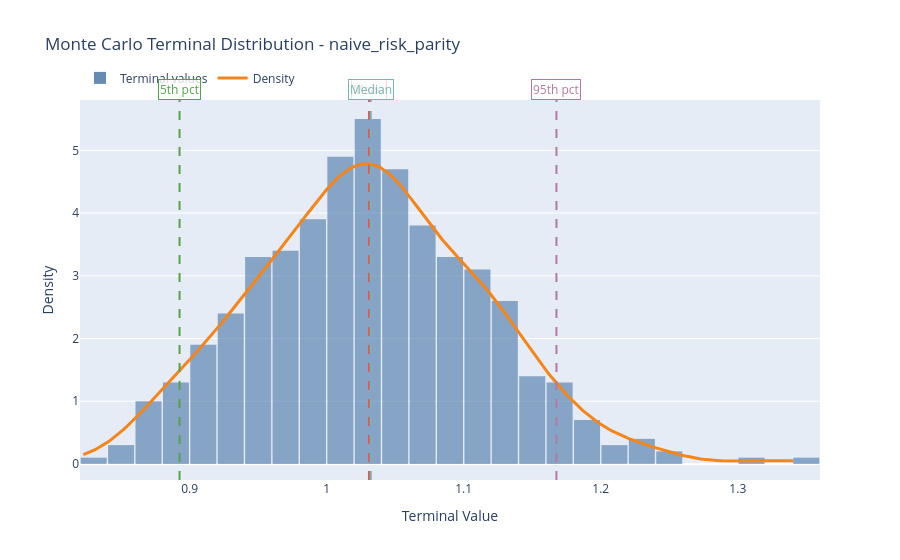

The code cell stored with this chart in its notebook:
### Code cell
fig_mc_distribution_oneoversigma = viz.plot_mc_distribution("naive_risk_parity")
fig_mc_distribution_oneoversigma

### Figure 1 — Plotly figure (JSON) as saved in the notebook; plotly's stock layout.template omitted (floating-point values rounded to 4 significant figures; data arrays with more than 128 entries replaced by an {"elided": "..."} marker saying what was removed)
{"data": [{"histnorm": "probability density", "marker": {"color": "#4C78A8", "opacity": 0.72}, "name": "Terminal values", "nbinsx": 33, "opacity": 0.85, "type": "histogram", "x": {"elided": "500 float values"}}, {"line": {"color": "#F58518", "width": 3}, "mode": "lines", "name": "Density", "type": "scatter", "x": {"elided": "300 float values"}, "y": {"elided": "300 float values"}}], "layout": {"annotations": [{"bgcolor": "rgba(255,255,255,0.8)", "bordercolor": "#E45756", "font": {"color": "#E45756"}, "showarrow": false, "text": "Mean", "textangle": 0, "x": 1.031, "y": 1, "yanchor": "bottom", "yref": "paper"}, {"bgcolor": "rgba(255,255,255,0.8)", "bordercolor": "#72B7B2", "font": {"color": "#72B7B2"}, "showarrow": false, "text": "Median", "textangle": 0, "x": 1.032, "y": 1, "yanchor": "bottom", "yref": "paper"}, {"bgcolor": "rgba(255,255,255,0.8)", "bordercolor": "#54A24B", "font": {"color": "#54A24B"}, "showarrow": false, "text": "5th pct", "textangle": 0, "x": 0.8926, "y": 1, "yanchor": "bottom", "yref": "paper"}, {"bgcolor": "rgba(255,255,255,0.8)", "bordercolor": "#B279A2", "font": {"color": "#B279A2"}, "showarrow": false, "text": "95th pct", "textangle": 0, "x": 1.168, "y": 1, "yanchor": "bottom", "yref": "paper"}], "bargap": 0.05, "legend": {"orientation": "h", "x": 0, "xanchor": "left", "y": 1.02, "yanchor": "bottom"}, "shapes": [{"line": {"color": "#E45756", "dash": "dash", "width": 2}, "type": "line", "x0": 1.031, "x1": 1.031, "xref": "x", "y0": 0, "y1": 1, "yref": "y domain"}, {"line": {"color": "#72B7B2", "dash": "dash", "width": 2}, "type": "line", "x0": 1.032, "x1": 1.032, "xref": "x", "y0": 0, "y1": 1, "yref": "y domain"}, {"line": {"color": "#54A24B", "dash": "dash", "width": 2}, "type": "line", "x0": 0.8926, "x1": 0.8926, "xref": "x", "y0": 0, "y1": 1, "yref": "y domain"}, {"line": {"color": "#B279A2", "dash": "dash", "width": 2}, "type": "line", "x0": 1.168, "x1": 1.168, "xref": "x", "y0": 0, "y1": 1, "yref": "y domain"}], "title": {"text": "Monte Carlo Terminal Distribution - naive_risk_parity"}, "xaxis": {"title": {"text": "Terminal Value"}}, "yaxis": {"title": {"text": "Density"}}}}
